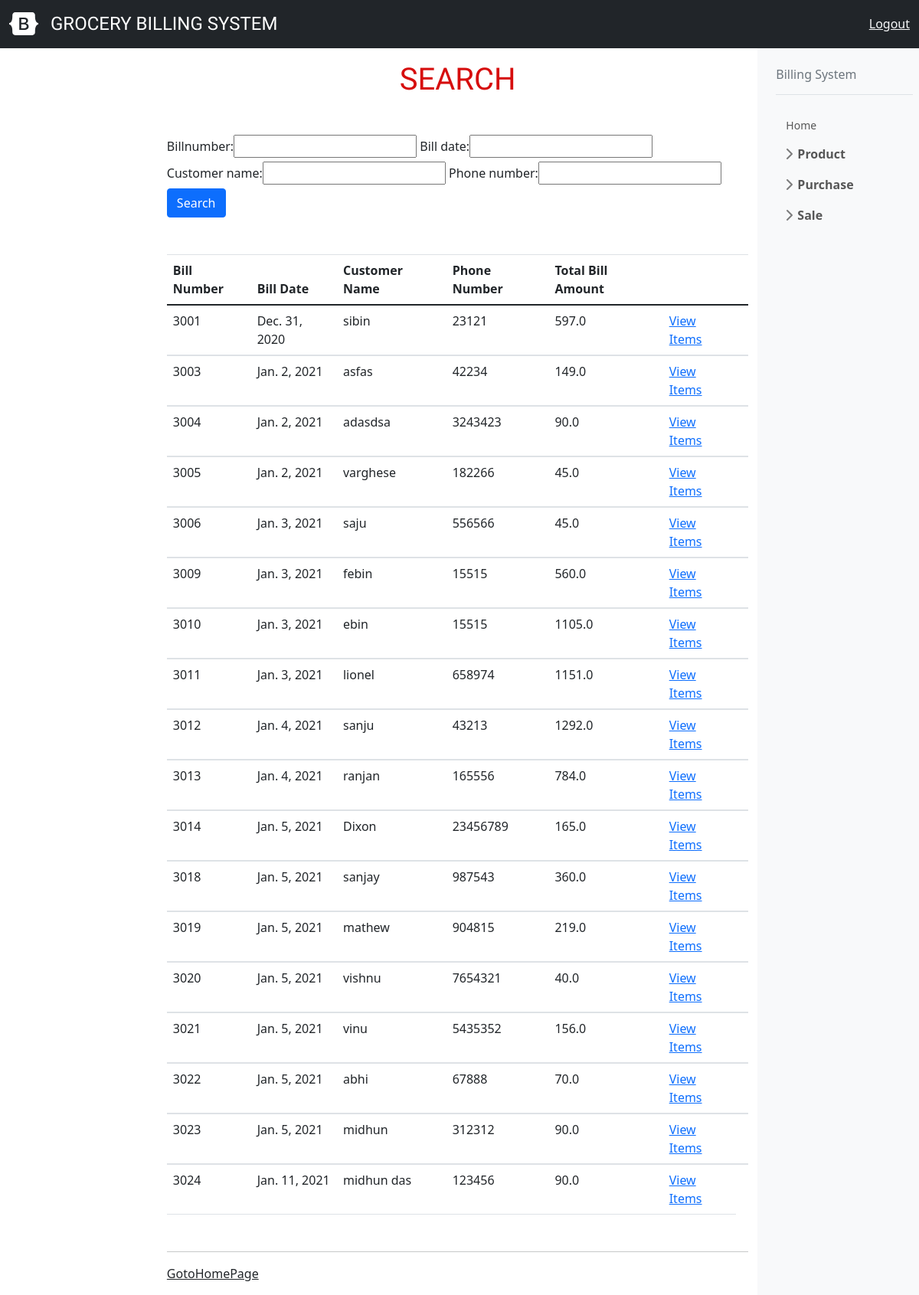
Screenshot of /search with the database file from the repository.
### billing/models.py (models this page shows, shortened)
class Order(models.Model):
    billnumber=models.CharField(max_length=10,unique=True)
    bill_date=models.DateField(auto_now=True)
    customer_name=models.CharField(max_length=60)
    phone_number=models.CharField(max_length=12)
    bill_total=models.FloatField(default=0)

### billing/views.py (the view)
# urls.py: path("search",SearchOrder.as_view(),name="search"),
class SearchOrder(TemplateView):
    model=Order
    template_name = "billing/bill_search.html"
    context={}
    def get_object(self):
        return self.model.objects.all()
    def get(self, request, *args, **kwargs):
        billnum=self.get_object()
        myfilter=OrderFilter(request.GET,queryset=billnum)
        billno=myfilter.qs
        self.context["billno"]=billno
        self.context["myfilter"]=myfilter
        return render(request, self.template_name,self.context)

### billing/templates/billing/bill_search.html
<!DOCTYPE html>
{% extends 'billing/index.html' %}
{% load crispy_forms_tags %}
    {% block body_block %}
<h1>search</h1>
<form method="get">
    {{myfilter.form}}
    <input type="submit" class="btn btn-primary" value="Search">
</form>
<table class="table">
    <thead>
        <tr>
            <th><b>Bill Number</b></th>
            <th><b>Bill Date</b></th>
            <th><b>Customer Name</b></th>
            <th><b>Phone Number</b></th>
            <th><b>Total Bill Amount</b></th>
            <th><b></b></th>
            <th><b></b></th>
        </tr>
    </thead>
{% for bill in billno %}
    <tbody>
        <tr>
            <td>
            {{bill.billnumber}}
            </td>
            <td>
            {{bill.bill_date}}
            </td>
            <td>
            {{bill.customer_name}}
            </td>
            <td>
            {{bill.phone_number}}
            </td>
            <td>
            {{bill.bill_total}}
            </td>
            <td><a href="{% url 'billitems' bill.id %}" class="link-primary">View Items</a></td>
        </tr>
    </tbody>
{% endfor %}
</table>
<hr>
<td><a href="{% url 'page' %}" class="link-dark">GotoHomePage</a></td>
{% endblock %}

### billing/static/css/cheatsheet.css (style rules this page uses)
body { scroll-behavior: smooth; }
.bd-heading + div > * + * { margin-top: 3rem; }
@media (min-width: 1200px) { body { display: grid; gap: 1rem; grid-template-columns: 1fr 4fr 1fr; grid-template-rows: auto; } }

### billing/templates/billing/index.html (style rules this page uses)
h1 { text-align: center; text-transform: uppercase; color: #d60d0d; font-family: 'Big Shoulders Stencil Text', cursive; }

### rows the page displays
Order: billnumber "3001", bill_date "Dec. 31, 2020", customer_name "sibin", phone_number "23121", bill_total "597.0"
Order: billnumber "3003", bill_date "Jan. 2, 2021", customer_name "asfas", phone_number "42234", bill_total "149.0"
Order: billnumber "3004", bill_date "Jan. 2, 2021", customer_name "adasdsa", phone_number "3243423", bill_total "90.0"
Order: billnumber "3005", bill_date "Jan. 2, 2021", customer_name "varghese", phone_number "182266", bill_total "45.0"
Order: billnumber "3006", bill_date "Jan. 3, 2021", customer_name "saju", phone_number "556566", bill_total "45.0"
Order: billnumber "3009", bill_date "Jan. 3, 2021", customer_name "febin", phone_number "15515", bill_total "560.0"
Order: billnumber "3010", bill_date "Jan. 3, 2021", customer_name "ebin", phone_number "15515", bill_total "1105.0"
Order: billnumber "3011", bill_date "Jan. 3, 2021", customer_name "lionel", phone_number "658974", bill_total "1151.0"
Order: billnumber "3012", bill_date "Jan. 4, 2021", customer_name "sanju", phone_number "43213", bill_total "1292.0"
Order: billnumber "3013", bill_date "Jan. 4, 2021", customer_name "ranjan", phone_number "165556", bill_total "784.0"
Order: billnumber "3014", bill_date "Jan. 5, 2021", customer_name "Dixon", phone_number "23456789", bill_total "165.0"
Order: billnumber "3018", bill_date "Jan. 5, 2021", customer_name "sanjay", phone_number "987543", bill_total "360.0"
Order: billnumber "3019", bill_date "Jan. 5, 2021", customer_name "mathew", phone_number "904815", bill_total "219.0"
Order: billnumber "3020", bill_date "Jan. 5, 2021", customer_name "vishnu", phone_number "7654321", bill_total "40.0"
Order: billnumber "3021", bill_date "Jan. 5, 2021", customer_name "vinu", phone_number "5435352", bill_total "156.0"
Order: billnumber "3022", bill_date "Jan. 5, 2021", customer_name "abhi", phone_number "67888", bill_total "70.0"
Order: billnumber "3023", bill_date "Jan. 5, 2021", customer_name "midhun", phone_number "312312", bill_total "90.0"
Order: billnumber "3024", bill_date "Jan. 11, 2021", customer_name "midhun das", phone_number "123456", bill_total "90.0"
